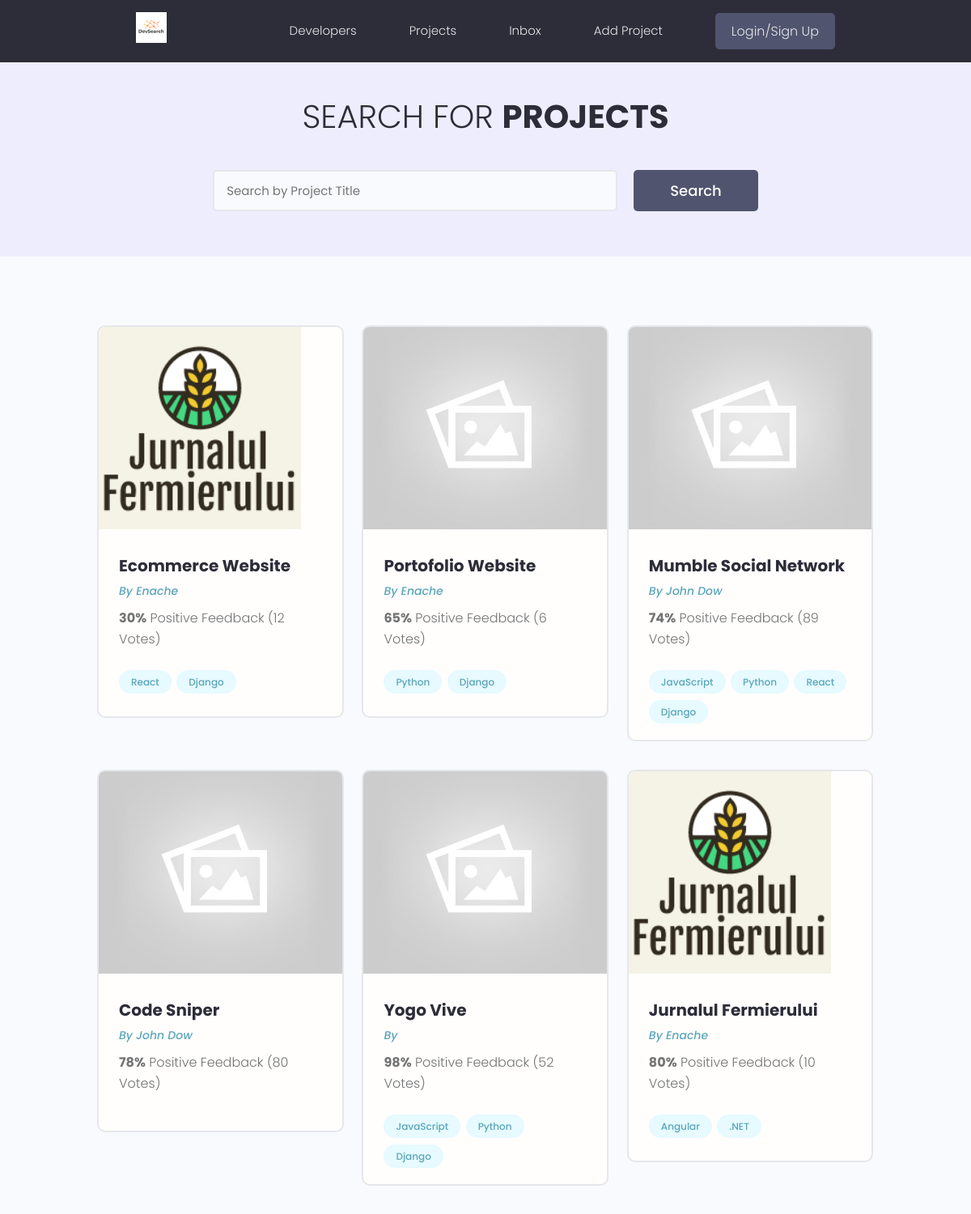
The app's page /projects/ (upper part), older data.
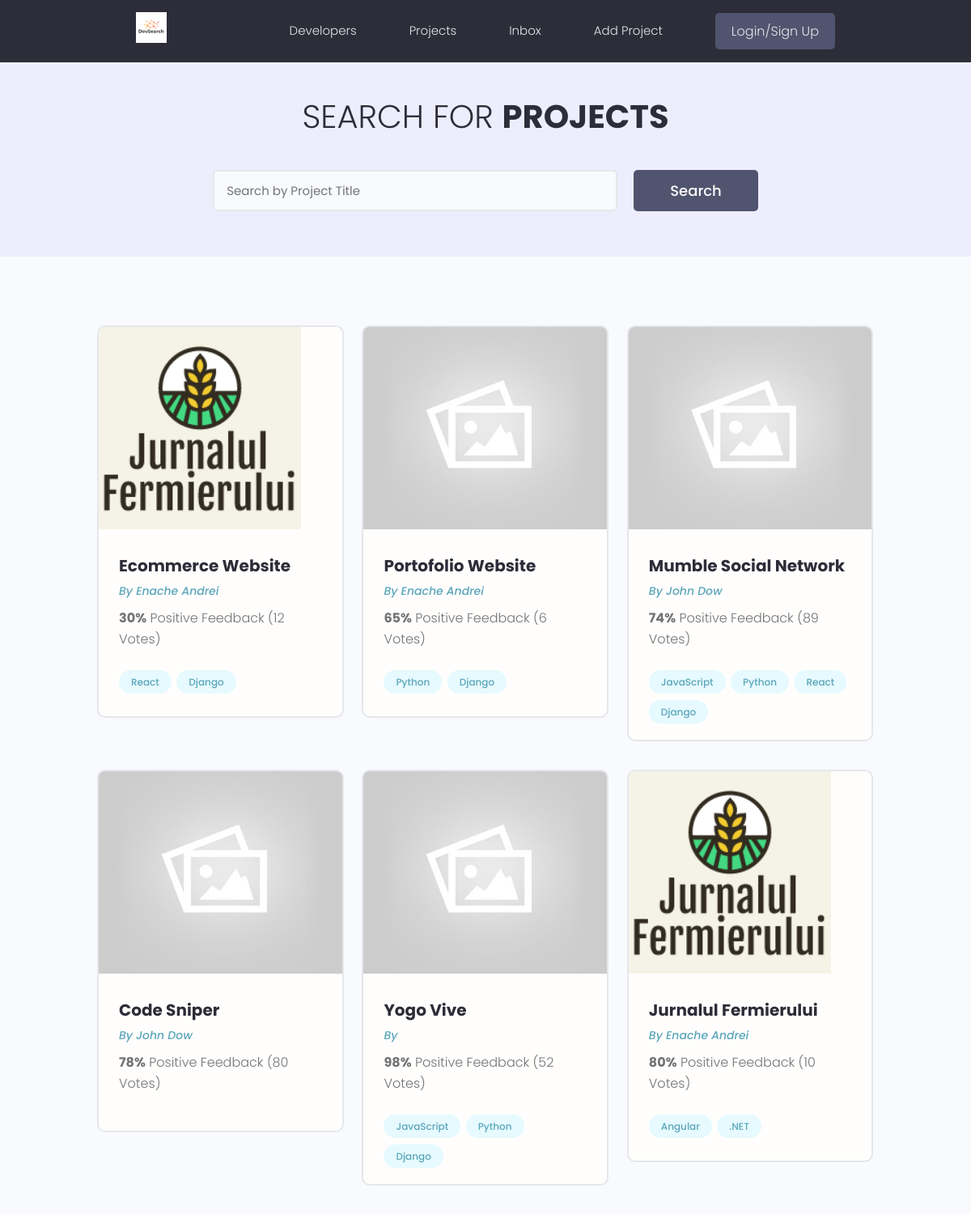
The same page, newer data.
### projects/models.py (models this page shows, shortened)
class Project(models.Model):
    owner = models.ForeignKey(Profile, null=True, blank=True, on_delete=models.SET_NULL)
    title = models.CharField(max_length=200)
    description = models.TextField(null=True, blank=True)
    featured_image = models.ImageField(null=True, blank=True, default="default.jpg")
    demo_link = models.CharField(max_length=2000,null=True, blank=True)
    source_link = models.CharField(max_length=2000, null=True, blank=True)
    tags = models.ManyToManyField('Tag', blank=True)
    vote_total = models.IntegerField(default=0, null=True, blank=True)
    vote_ratio = models.IntegerField(default=0, null=True, blank=True)
    created = models.DateTimeField(auto_now_add=True)
    id = models.UUIDField(default=uuid.uuid4, unique=True, primary_key=True, editable=False)

### users/models.py (models this page shows, shortened)
class Profile(models.Model):
    user = models.OneToOneField(User, on_delete=models.CASCADE, null=True, blank=True)
    name = models.CharField(max_length=200, blank=True, null=True)
    email = models.EmailField(max_length=500, blank=True, null=True)
    username = models.CharField(max_length=200, blank=True, null=True)
    location = models.CharField(max_length=200, blank=True, null=True)
    short_intro = models.CharField(max_length=500, blank=True, null=True)
    bio = models.TextField(blank=True, null=True)
    profile_image = models.ImageField(null=True, blank=True, upload_to='profiles/', default='profiles/default.png')
    social_github = models.CharField(max_length=200, blank=True, null=True)
    social_twitter = models.CharField(max_length=200, blank=True, null=True)
    social_linkedin = models.CharField(max_length=200, blank=True, null=True)
    social_website = models.CharField(max_length=200, blank=True, null=True)
    created = models.DateTimeField(auto_now_add=True)
    id = models.UUIDField(default=uuid.uuid4, unique=True, primary_key=True, editable=False)

### projects/views.py (the view)
# urls.py: path('projects/', include('projects.urls')),
def projects(request):
    projects = Project.objects.all()
    context =  {'projects': projects}
    return render(request, 'projects/projects.html', context)

### projects/models.py (called while the page is built)
    def __str__(self) -> str:
        return self.name

### projects/templates/projects/projects.html (shortened to what this page needs)
{% extends 'main.html' %} {% block content %}
<main class="projects">
  <section class="hero-section text-center">
    <div class="container container--narrow">
      <div class="hero-section__box">
        <h2>Search for <span>Projects</span></h2>
      </div>
      <div class="hero-section__search">
        <form class="form" action="#" method="get">
          <div class="form__field">
            <input class="input input--text" id="formInput#search" type="text" name="text"
              placeholder="Search by Project Title" />
          </div>
          <input class="btn btn--sub btn--lg" type="submit" value="Search" />
        </form>
      </div>
    </div>
  </section>
  <section class="projectsList">
    <div class="container">
      <div class="grid grid--three">
        {% for project in projects  %}
        <div class="column">
          <div class="card project">
            <a href="{% url 'project' project.id %}" class="project">
              <img class="project__thumbnail" src="{{ project.featured_image.url }}" alt="project thumbnail" />
              <div class="card__body">
                <h3 class="project__title">{{project.title}}</h3>
                <p><a class="project__author" href="{% url 'user-profile' project.owner.id %}">By {{project.owner.name}}</a></p>
                <p class="project--rating">
                  <span style="font-weight: bold;">{{project.vote_ratio}}%</span> Positive
                  Feedback ({{project.vote_total}} Vote{{project.vote_total|pluralize:"s"}})
                </p>
                <div class="project__tags">
                  {% for tag in project.tags.all %}
                  <span class="tag tag--pill tag--main">
                    <small>{{tag}}</small>
                  </span>
                  {% endfor %}
                </div>
              </div>
            </a>
          </div>
        </div>
        {% endfor %}
      </div>
    </div>
  </section>
</main>
{% endblock content %}

Row changes from the older to the newer data that the page shows:
changed through a linked row, Project "Ecommerce Website": owner.name "Enache" → "Enache Andrei"
changed through a linked row, Project "Portofolio Website": owner.name "Enache" → "Enache Andrei"
changed through a linked row, Project "Jurnalul Fermierului": owner.name "Enache" → "Enache Andrei"
